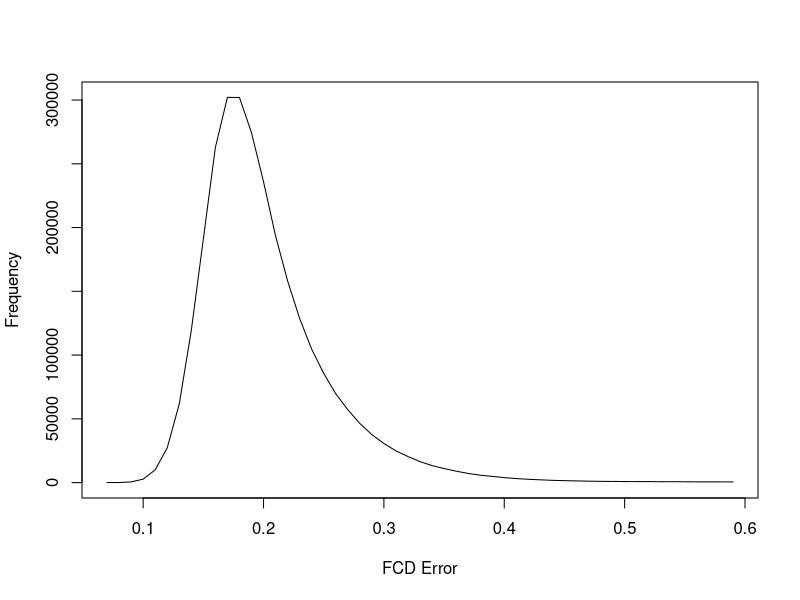

This chart was generated by the following R code:
x = c(0.07,0.08,0.09,0.1,0.11,0.12,0.13,0.14,0.15,0.16,0.17,0.18,0.19,0.2,0.21,0.22,0.23,0.24,0.25,0.26,0.27,0.28,0.29,0.3,0.31,0.32,0.33,0.34,0.35,0.36,0.37,0.38,0.39,0.4,0.41,0.42,0.43,0.44,0.45,0.46,0.47,0.48,0.49,0.5,0.51,0.52,0.53,0.54,0.55,0.56,0.57,0.58,0.59)
y = c(2,50,532,2709,9968,27217,61680,119281,190973,262814,302059,302033,274409,235942,193448,158181,128717,104614,85669,69679,57185,46372,37606,30663,24879,20425,16453,13339,11007,8964,7171,5801,4884,3897,3167,2576,2179,1778,1526,1316,1123,969,905,829,799,779,679,716,639,582,562,557,529)
pdf("01.stats.FCDerror.pdf")
plot(x, y, xlab="FCD Error", ylab="Frequency", type="l")
dev.off()
